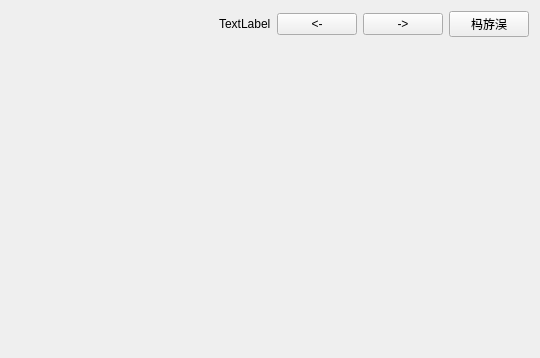
<?xml version="1.0" encoding="UTF-8"?>
<ui version="4.0">
 <class>painter_histogram</class>
 <widget class="QWidget" name="painter_histogram">
  <property name="geometry">
   <rect>
    <x>0</x>
    <y>0</y>
    <width>540</width>
    <height>358</height>
   </rect>
  </property>
  <property name="windowTitle">
   <string>Form</string>
  </property>
  <layout class="QGridLayout" name="gridLayout">
   <item row="0" column="0">
    <layout class="QVBoxLayout" name="verticalLayout">
     <item>
      <layout class="QHBoxLayout" name="horizontalLayout">
       <item>
        <spacer name="horizontalSpacer">
         <property name="orientation">
          <enum>Qt::Horizontal</enum>
         </property>
         <property name="sizeHint" stdset="0">
          <size>
           <width>40</width>
           <height>20</height>
          </size>
         </property>
        </spacer>
       </item>
       <item>
        <widget class="QLabel" name="label_2">
         <property name="layoutDirection">
          <enum>Qt::LeftToRight</enum>
         </property>
         <property name="text">
          <string/>
         </property>
        </widget>
       </item>
       <item>
        <widget class="QLabel" name="label">
         <property name="layoutDirection">
          <enum>Qt::LeftToRight</enum>
         </property>
         <property name="text">
          <string>TextLabel</string>
         </property>
        </widget>
       </item>
       <item>
        <widget class="QPushButton" name="b_back">
         <property name="text">
          <string>&lt;-</string>
         </property>
        </widget>
       </item>
       <item>
        <widget class="QPushButton" name="b_forword">
         <property name="text">
          <string>-&gt;</string>
         </property>
        </widget>
       </item>
       <item>
        <widget class="QPushButton" name="pushButton">
         <property name="sizePolicy">
          <sizepolicy hsizetype="Maximum" vsizetype="Maximum">
           <horstretch>0</horstretch>
           <verstretch>0</verstretch>
          </sizepolicy>
         </property>
         <property name="text">
          <string>杩斿洖</string>
         </property>
        </widget>
       </item>
      </layout>
     </item>
     <item>
      <spacer name="verticalSpacer">
       <property name="orientation">
        <enum>Qt::Vertical</enum>
       </property>
       <property name="sizeHint" stdset="0">
        <size>
         <width>20</width>
         <height>40</height>
        </size>
       </property>
      </spacer>
     </item>
    </layout>
   </item>
  </layout>
 </widget>
 <resources/>
 <connections/>
</ui>
